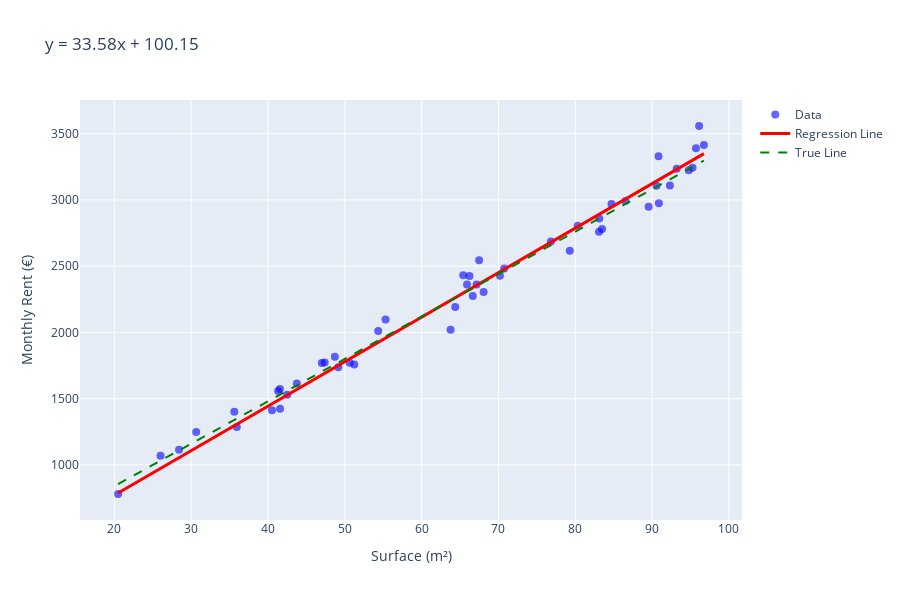

The notebook cell this image was saved under:
### Code cell
plot_regression_interactive(w.item(), b.item())
